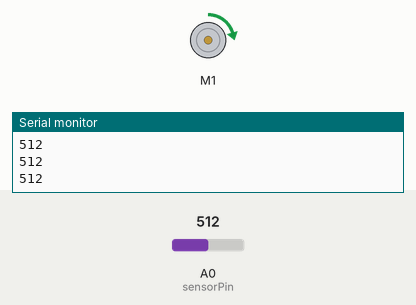
A sketch run on a simulated Arduino Uno, built with avr-gcc and run on an emulated ATmega328P. Parts: DC motor (green arrow = forward, orange = backward, longer = faster), the last lines printed to the serial monitor. Inputs (shaded band) come from the test bench; at power-on: A0 (sensorPin) = 512.

Above: at 1.2 s.
1.3 s: A0 (sensorPin) set to 306
At 1.9 s:
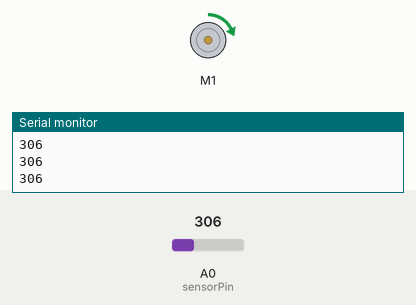
2.8 s: A0 (sensorPin) set to 900
At 3.2 s:
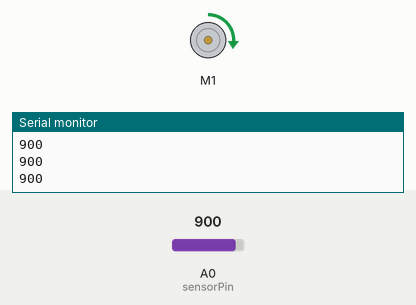
4.3 s: A0 (sensorPin) set to 511
At 5.4 s:
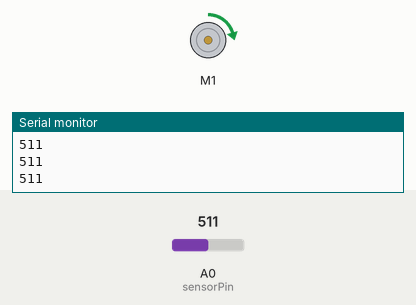
Timing chart, 0 to 7.3 s (numbered marks = the images above; inputs shaded):
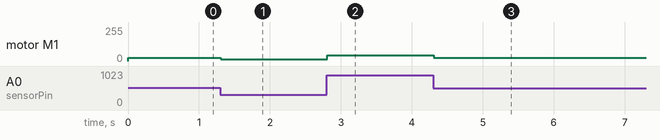

The sketch:

jankClock.ino
```cpp
#include <Wire.h>
#include <Adafruit_MotorShield.h>
#include "utility/Adafruit_MS_PWMServoDriver.h"
Adafruit_MotorShield AFMS = Adafruit_MotorShield();

Adafruit_DCMotor *myMotor = AFMS.getMotor(1);

int sensorPin = A0;
int sensorValue = 0;
uint8_t baseSpeed = 20;
uint8_t changeSpeed = 20; // change in speed


void setup() {
  // put your setup code here, to run once:
  Serial.begin(9600);
  AFMS.begin();

  myMotor->setSpeed(60);
  myMotor->run(FORWARD);
  myMotor->run(RELEASE);
}

void loop() {
  sensorValue = analogRead(A0);
  Serial.println(sensorValue);

  myMotor->setSpeed((uint8_t)(sensorValue / 20));
  myMotor->run(FORWARD);
}
```

Measured:
- after the input at 1.3 s, motor M1: forward 25/255 → forward 15/255 at once
- after the input at 2.8 s, motor M1: forward 15/255 → forward 45/255 at once
- after the input at 4.3 s, motor M1: forward 45/255 → forward 25/255 at once
